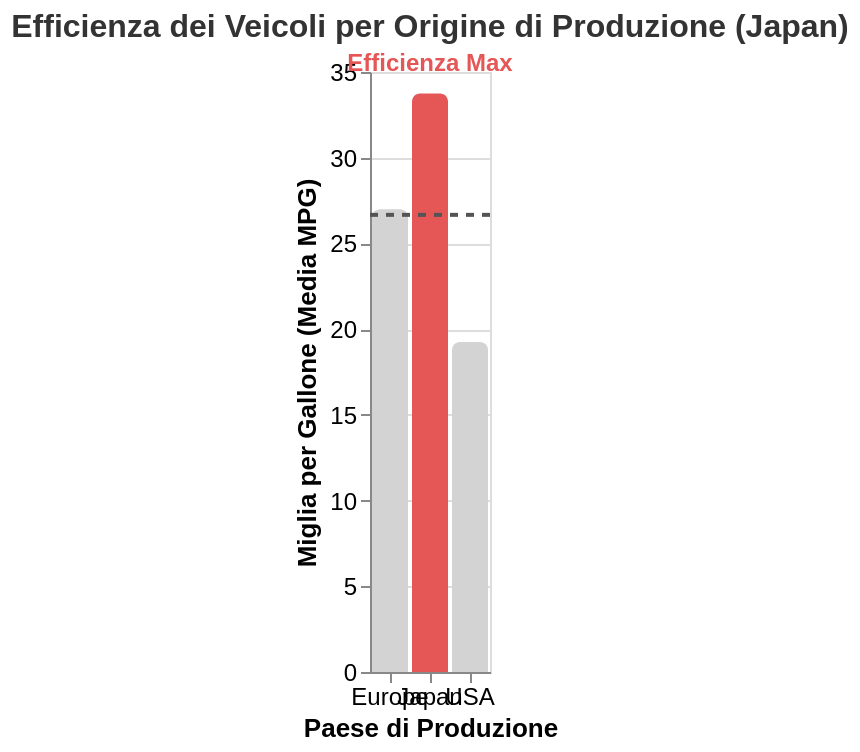

Express this chart as Vega-Lite.
### Vega-Lite specification from a JSON file in a GitHub repository (floating-point values rounded to 4 significant figures)
{"$schema": "https://vega.github.io/schema/vega-lite/v5.json", "config": {"view": {"continuousHeight": 300, "continuousWidth": 400}}, "width": "container", "height": 300, "title": {"text": "Efficienza dei Veicoli per Origine di Produzione (Japan)", "fontSize": 16, "fontWeight": "bold", "color": "#333"}, "data": {"name": "cars-dataset"}, "datasets": {"cars-dataset": [{"Origin": "USA", "Miles_per_Gallon": 15}, {"Origin": "USA", "Miles_per_Gallon": 18}, {"Origin": "USA", "Miles_per_Gallon": 21}, {"Origin": "USA", "Miles_per_Gallon": 23}, {"Origin": "Europe", "Miles_per_Gallon": 24}, {"Origin": "Europe", "Miles_per_Gallon": 26}, {"Origin": "Europe", "Miles_per_Gallon": 28}, {"Origin": "Europe", "Miles_per_Gallon": 30}, {"Origin": "Japan", "Miles_per_Gallon": 30}, {"Origin": "Japan", "Miles_per_Gallon": 33}, {"Origin": "Japan", "Miles_per_Gallon": 35}, {"Origin": "Japan", "Miles_per_Gallon": 37}]}, "layer": [{"params": [{"name": "hover", "select": {"type": "point", "on": "pointerover", "clear": "pointerout"}}], "mark": {"type": "bar", "cornerRadiusTopLeft": 4, "cornerRadiusTopRight": 4, "cursor": "pointer"}, "encoding": {"x": {"field": "Origin", "type": "nominal", "axis": {"title": "Paese di Produzione", "labelAngle": 0, "labelFontSize": 12, "titleFontSize": 13}}, "y": {"field": "Miles_per_Gallon", "type": "quantitative", "aggregate": "mean", "axis": {"title": "Miglia per Gallone (Media MPG)", "labelFontSize": 12, "titleFontSize": 13}}, "color": {"condition": {"test": "datum.Origin === 'Japan'", "value": "#e45756"}, "value": "#d3d3d3"}, "tooltip": [{"field": "Origin", "type": "nominal", "title": "Origine"}, {"field": "Miles_per_Gallon", "aggregate": "mean", "type": "quantitative", "format": ".1f", "title": "Media MPG"}], "opacity": {"condition": {"param": "hover", "value": 1}, "value": 0.75}}}, {"mark": {"type": "rule", "color": "#545454", "strokeWidth": 2, "strokeDash": [4, 4]}, "encoding": {"y": {"field": "Miles_per_Gallon", "aggregate": "mean", "type": "quantitative"}}}, {"mark": {"type": "text", "align": "center", "baseline": "bottom", "dy": -8, "fontSize": 12, "fontWeight": "bold", "color": "#e45756"}, "encoding": {"x": {"field": "Origin", "type": "nominal"}, "y": {"field": "Miles_per_Gallon", "aggregate": "mean", "type": "quantitative"}, "text": {"condition": {"test": "datum.Origin === 'Japan'", "value": "Efficienza Max"}, "value": ""}}}]}
